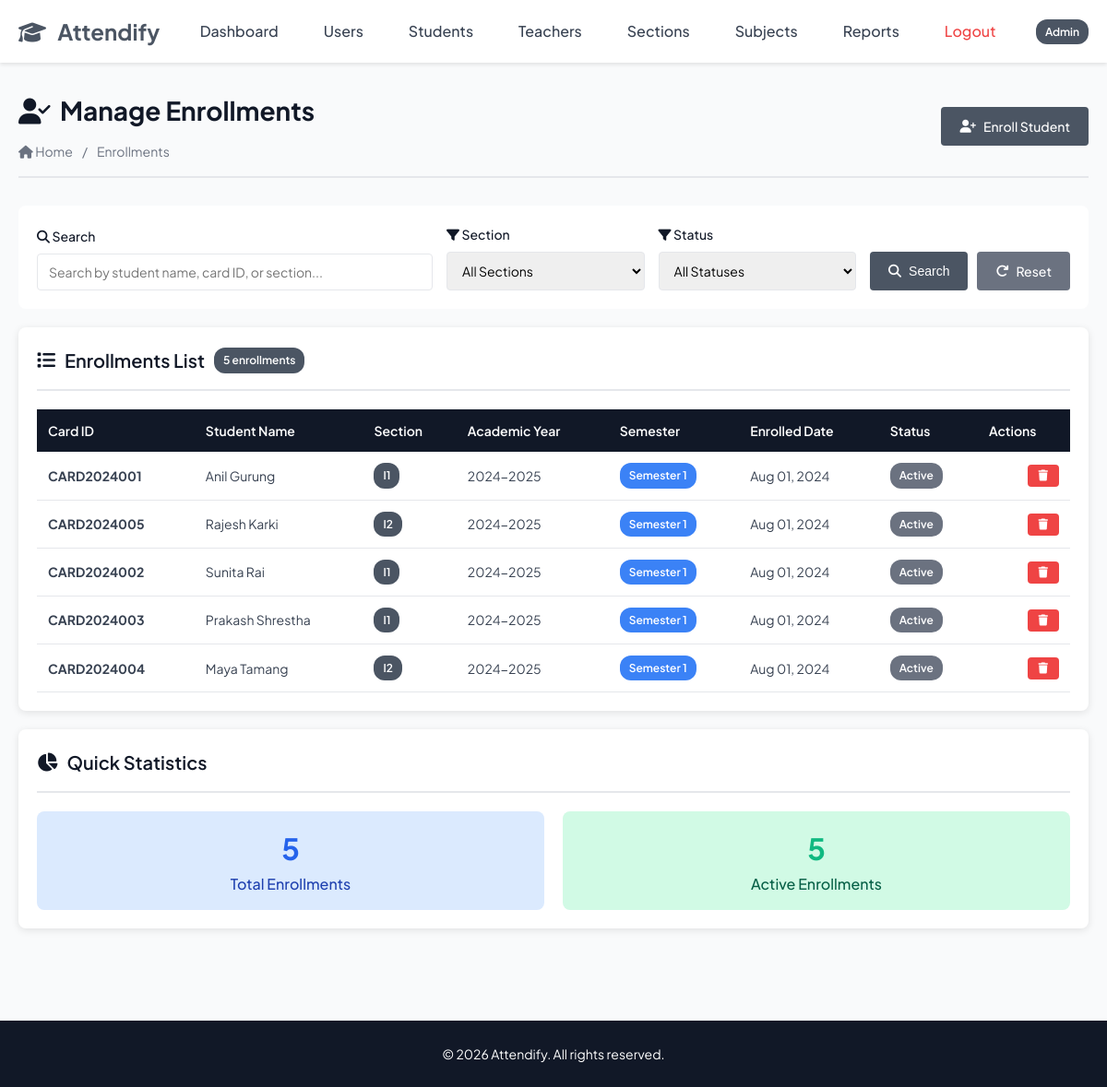
Screenshot of /admin/list_enrollments.php (signed in) with the database file from the repository.
### tables this page shows
CREATE TABLE `enrollments` (
  `enrollment_id` int(11) NOT NULL AUTO_INCREMENT,
  `student_id` int(11) NOT NULL,
  `section_id` int(11) NOT NULL,
  `enrollment_date` date NOT NULL,
  `status` enum('active','dropped','completed') DEFAULT 'active',
  PRIMARY KEY (`enrollment_id`),
  UNIQUE KEY `unique_student_section` (`student_id`,`section_id`),
  KEY `idx_student_enrollment` (`student_id`),
  KEY `idx_section_enrollment` (`section_id`),
  KEY `idx_enrollment_status` (`status`),
  CONSTRAINT `enrollments_ibfk_1` FOREIGN KEY (`student_id`) REFERENCES `students` (`student_id`) ON DELETE CASCADE ON UPDATE CASCADE,
  CONSTRAINT `enrollments_ibfk_2` FOREIGN KEY (`section_id`) REFERENCES `sections` (`section_id`) ON DELETE CASCADE ON UPDATE CASCADE
);

CREATE TABLE `students` (
  `student_id` int(11) NOT NULL AUTO_INCREMENT,
  `user_id` int(11) NOT NULL,
  `student_card_id` varchar(50) NOT NULL,
  `first_name` varchar(50) NOT NULL,
  `last_name` varchar(50) NOT NULL,
  `email` varchar(100) DEFAULT NULL,
  `phone` varchar(15) DEFAULT NULL,
  `enrollment_date` date NOT NULL,
  `status` enum('active','inactive','graduated') DEFAULT 'active',
  PRIMARY KEY (`student_id`),
  UNIQUE KEY `student_card_id` (`student_card_id`),
  UNIQUE KEY `email` (`email`),
  KEY `user_id` (`user_id`),
  KEY `idx_student_card` (`student_card_id`),
  KEY `idx_student_name` (`first_name`,`last_name`),
  KEY `idx_status` (`status`),
  CONSTRAINT `students_ibfk_1` FOREIGN KEY (`user_id`) REFERENCES `users` (`user_id`) ON DELETE CASCADE ON UPDATE CASCADE
);

CREATE TABLE `sections` (
  `section_id` int(11) NOT NULL AUTO_INCREMENT,
  `teacher_id` int(11) DEFAULT NULL,
  `section_name` varchar(10) NOT NULL,
  `semester` int(11) NOT NULL,
  `academic_year` varchar(9) NOT NULL,
  `total_students` int(11) DEFAULT 0,
  `is_active` tinyint(1) DEFAULT 1,
  PRIMARY KEY (`section_id`),
  UNIQUE KEY `section_name` (`section_name`),
  KEY `teacher_id` (`teacher_id`),
  KEY `idx_section_name` (`section_name`),
  KEY `idx_academic_year` (`academic_year`),
  KEY `idx_active_sections` (`is_active`),
  CONSTRAINT `sections_ibfk_1` FOREIGN KEY (`teacher_id`) REFERENCES `teachers` (`teacher_id`) ON DELETE SET NULL ON UPDATE CASCADE
);

### admin/list_enrollments.php (the view, shortened to what this page needs)
<?php
require_once '../config.php';
$search = get('search', '');
$sql = "SELECT
    e.enrollment_id,
    e.enrollment_date,
    e.status,
    s.student_id,
    s.student_card_id,
    s.first_name,
    s.last_name,
    sec.section_id,
    sec.section_name,
    sec.academic_year,
    sec.semester
FROM ENROLLMENTS e
JOIN STUDENTS s ON e.student_id = s.student_id
JOIN SECTIONS sec ON e.section_id = sec.section_id
WHERE 1=1";
$sql .= " ORDER BY e.enrollment_date DESC, s.last_name ASC";
$stmt = $conn->prepare($sql);
$stmt->execute();
$result = $stmt->get_result();
include '../includes/header.php';
?>
<div class="page-header">
    <div>
        <h1><i class="fas fa-user-check"></i> Manage Enrollments</h1>
        <div class="breadcrumb">
            <a href="dashboard.php"><i class="fas fa-home"></i> Home</a>
            <span>/</span>
            <span>Enrollments</span>
        </div>
    </div>
    <div>
        <a href="add_enrollment.php" class="btn btn-primary">
            <i class="fas fa-user-plus"></i> Enroll Student
        </a>
    </div>
</div>
<div class="search-filter-section">
    <form method="GET" action="" style="display: flex; gap: 15px; width: 100%; align-items: end; flex-wrap: wrap;">
        <div class="form-group" style="flex: 2; margin-bottom: 0; min-width: 250px;">
            <label for="search"><i class="fas fa-search"></i> Search</label>
            <input
                type="text"
                id="search"
                name="search"
                placeholder="Search by student name, card ID, or section..."
                value="<?php echo htmlspecialchars($search); ?>"
            >
        </div>
        <div class="form-group" style="flex: 1; margin-bottom: 0; min-width: 150px;">
            <label for="filter_section"><i class="fas fa-filter"></i> Section</label>
            <select id="filter_section" name="filter_section">
                <option value="">All Sections</option>
            </select>
        </div>
        <div class="form-group" style="flex: 1; margin-bottom: 0; min-width: 150px;">
            <label for="filter_status"><i class="fas fa-filter"></i> Status</label>
            <select id="filter_status" name="filter_status">
                <option value="">All Statuses</option>
            </select>
        </div>
        <div style="display: flex; gap: 10px;">
            <button type="submit" class="btn btn-primary">
                <i class="fas fa-search"></i> Search
            </button>
            <a href="list_enrollments.php" class="btn btn-secondary">
                <i class="fas fa-redo"></i> Reset
            </a>
        </div>
    </form>
</div>
<div class="card">
    <div class="card-header">
        <h2 class="card-title">
            <i class="fas fa-list"></i> Enrollments List
            <span class="badge badge-primary"><?php echo $result->num_rows; ?> enrollments</span>
        </h2>
    </div>
    <div class="card-body">
        <?php if ($result->num_rows > 0): ?>
            <div class="table-responsive">
                <table>
                    <thead>
                        <tr>
                            <th>Card ID</th>
                            <th>Student Name</th>
                            <th>Section</th>
                            <th>Academic Year</th>
                            <th>Semester</th>
                            <th>Enrolled Date</th>
                            <th>Status</th>
                            <th>Actions</th>
                        </tr>
                    </thead>
                    <tbody>
                        <?php while ($enrollment = $result->fetch_assoc()): ?>
                            <tr>
                                <td><strong><?php echo e($enrollment['student_card_id']); ?></strong></td>
                                <td><?php echo e($enrollment['first_name'] . ' ' . $enrollment['last_name']); ?></td>
                                <td><span class="badge badge-primary"><?php echo e($enrollment['section_name']); ?></span></td>
                                <td><?php echo e($enrollment['academic_year']); ?></td>
                                <td><span class="badge badge-info">Semester <?php echo $enrollment['semester']; ?></span></td>
                                <td><?php echo formatDate($enrollment['enrollment_date']); ?></td>
                                <td><?php echo getStatusBadge($enrollment['status']); ?></td>
                                <td>
                                    <a href="delete_enrollment.php?id=<?php echo $enrollment['enrollment_id']; ?>"
                                       class="btn btn-sm btn-danger"
                                       title="Remove Enrollment"
                                       onclick="return confirm('Remove this enrollment?');">
                                        <i class="fas fa-trash"></i>
                                    </a>
                                </td>
                            </tr>
                        <?php endwhile; ?>
                    </tbody>
                </table>
            </div>
        <?php endif; ?>
    </div>
</div>
<?php
$stats_sql = "SELECT
    COUNT(*) as total,
    SUM(CASE WHEN status = 'active' THEN 1 ELSE 0 END) as active_count
FROM ENROLLMENTS";
$stats_result = $conn->query($stats_sql);
$stats = $stats_result->fetch_assoc();
?>
<div class="card" style="margin-top: 20px;">
    <div class="card-header">
        <h2 class="card-title"><i class="fas fa-chart-pie"></i> Quick Statistics</h2>
    </div>
    <div class="card-body">
        <div style="display: grid; grid-template-columns: repeat(auto-fit, minmax(200px, 1fr)); gap: 20px;">
            <div style="text-align: center; padding: 15px; background-color: #dbeafe; border-radius: 8px;">
                <div style="font-size: 32px; font-weight: bold; color: #2563eb;"><?php echo $stats['total']; ?></div>
                <div style="color: #1e40af; font-weight: 500;">Total Enrollments</div>
            </div>
            <div style="text-align: center; padding: 15px; background-color: #d1fae5; border-radius: 8px;">
                <div style="font-size: 32px; font-weight: bold; color: #10b981;"><?php echo $stats['active_count']; ?></div>
                <div style="color: #065f46; font-weight: 500;">Active Enrollments</div>
            </div>
        </div>
    </div>
</div>
<?php
include '../includes/footer.php';
?>

### config.php (shortened to what this page needs)
<?php
function formatDate($date) {
    return date('M d, Y', strtotime($date));
}
function getStatusBadge($status) {
    $badges = [
        'present' => '<span class="badge badge-success">Present</span>',
        'absent' => '<span class="badge badge-danger">Absent</span>',
        'late' => '<span class="badge badge-warning">Late</span>',
        'active' => '<span class="badge badge-success">Active</span>',
        'inactive' => '<span class="badge badge-secondary">Inactive</span>',
        'graduated' => '<span class="badge badge-info">Graduated</span>',
        'dropped' => '<span class="badge badge-danger">Dropped</span>',
        'completed' => '<span class="badge badge-success">Completed</span>'
    ];
    return isset($badges[$status]) ? $badges[$status] : '<span class="badge badge-secondary">' . ucfirst($status) . '</span>';
}
function e($string) {
    return htmlspecialchars($string, ENT_QUOTES, 'UTF-8');
}
function get($key, $default = '') {
    return isset($_GET[$key]) ? $_GET[$key] : $default;
}
?>

### css/styles.css (style rules this page uses)
* { margin: 0; padding: 0; box-sizing: border-box; }
:root { --primary-color: #4b5563; --secondary-color: #6366f1; --danger-color: #ef4444; --warning-color: #f59e0b; --info-color: #3b82f6; --dark-color: #111827; --light-color: #f9fafb; --white-color: #ffffff; --border-color: #e5e7eb; --text-color: #374151; --text-muted: #6b7280; --success-color: #10b981; }
body { font-family: 'Plus Jakarta Sans', sans-serif; font-size: 16px; line-height: 1.6; color: var(--text-color); background-color: var(--light-color); }
a { text-decoration: none; color: var(--primary-color); transition: color 0.3s ease; }
.card { background-color: var(--white-color); border-radius: 8px; box-shadow: 0 2px 8px rgba(0, 0, 0, 0.1); padding: 20px; margin-bottom: 20px; }
.card-header { border-bottom: 2px solid var(--border-color); padding-bottom: 15px; margin-bottom: 20px; }
.card-title { font-size: 20px; font-weight: 600; color: var(--dark-color); display: flex; align-items: center; gap: 10px; }
.card-body { padding: 0; }
.table-responsive { overflow-x: auto; margin-top: 20px; }
table { width: 100%; border-collapse: collapse; background-color: var(--white-color); }
table thead { background-color: var(--dark-color); color: var(--white-color); }
table thead th { padding: 12px; text-align: left; font-weight: 600; font-size: 14px; }
table tbody tr { border-bottom: 1px solid var(--border-color); transition: background-color 0.2s ease; }
table tbody td { padding: 12px; font-size: 14px; }
table tbody td:last-child { text-align: right; }
.form-group { margin-bottom: 20px; }
label { display: block; margin-bottom: 8px; font-weight: 500; color: var(--dark-color); font-size: 14px; }
input[type="text"], input[type="email"], input[type="password"], input[type="number"], input[type="date"], input[type="time"], input[type="tel"], select, textarea { width: 100%; padding: 10px 12px; border: 1px solid var(--border-color); border-radius: 4px; font-size: 14px; font-family: inherit; transition: all 0.3s ease; }
.btn { display: inline-flex; align-items: center; gap: 8px; padding: 10px 20px; border: none; border-radius: 4px; font-size: 14px; font-weight: 500; cursor: pointer; text-decoration: none; }
.btn-primary { background-color: var(--primary-color); color: var(--white-color); }
.btn-danger { background-color: var(--danger-color); color: var(--white-color); }
.btn-secondary { background-color: #6b7280; color: var(--white-color); }
.btn-sm { padding: 6px 12px; font-size: 12px; }
.badge { display: inline-block; padding: 4px 10px; font-size: 12px; font-weight: 600; border-radius: 12px; color: var(--white-color); }
.badge-primary { background-color: var(--primary-color); }
.badge-info { background-color: var(--info-color); }
.badge-secondary { background-color: #6b7280; }
.search-filter-section { background-color: var(--white-color); padding: 20px; border-radius: 8px; margin-bottom: 20px; display: flex; gap: 15px; flex-wrap: wrap; align-items: end; }
.search-filter-section .form-group { margin-bottom: 0; flex: 1; min-width: 200px; }
.page-header { display: flex; justify-content: space-between; align-items: center; margin-bottom: 30px; padding-bottom: 15px; border-bottom: 2px solid var(--border-color); }
.page-header h1 { font-size: 28px; color: var(--dark-color); display: flex; align-items: center; gap: 10px; }
.breadcrumb { display: flex; gap: 10px; align-items: center; font-size: 14px; color: var(--text-muted); margin-top: 10px; }
.breadcrumb a { color: var(--text-muted); }

### rows the page displays
enrollments: student.student_card_id "CARD2024001", student.last_name "Anil Gurung", section.section_name "I1", section.academic_year "2024-2025", section.semester "1", enrollment_date "Aug 01, 2024", status "Active"
enrollments: student.student_card_id "CARD2024005", student.last_name "Rajesh Karki", section.section_name "I2", section.academic_year "2024-2025", section.semester "1", enrollment_date "Aug 01, 2024", status "Active"
enrollments: student.student_card_id "CARD2024002", student.last_name "Sunita Rai", section.section_name "I1", section.academic_year "2024-2025", section.semester "1", enrollment_date "Aug 01, 2024", status "Active"
enrollments: student.student_card_id "CARD2024003", student.last_name "Prakash Shrestha", section.section_name "I1", section.academic_year "2024-2025", section.semester "1", enrollment_date "Aug 01, 2024", status "Active"
enrollments: student.student_card_id "CARD2024004", student.last_name "Maya Tamang", section.section_name "I2", section.academic_year "2024-2025", section.semester "1", enrollment_date "Aug 01, 2024", status "Active"

### other values shown
$_SESSION['user_type'] "Admin"
$result->num_rows "5"
$stats['total'] "5"
$stats['active_count'] "5"
